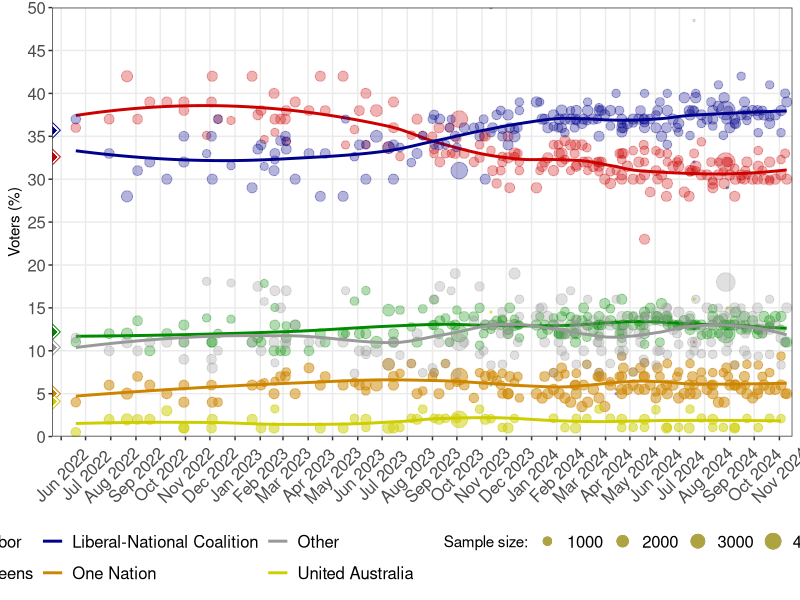
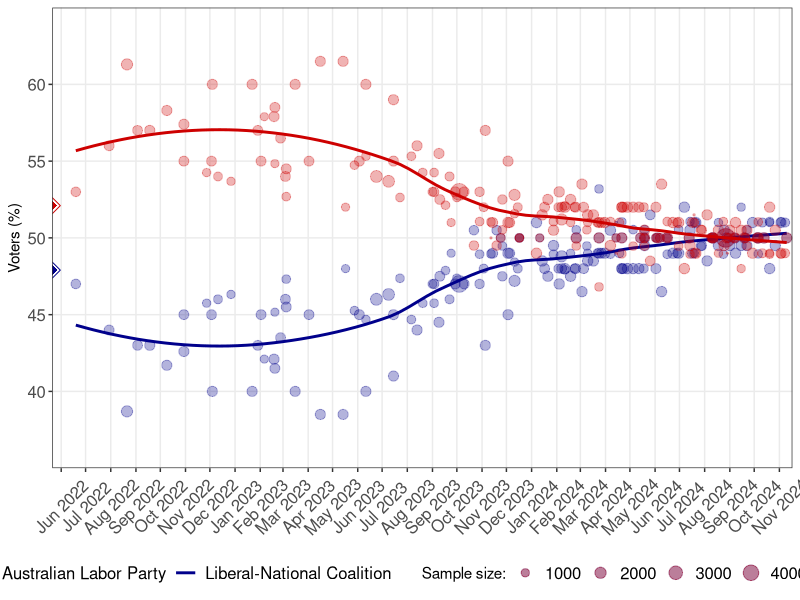

The R source for these figures, in order:
library(ggplot2)
library(dplyr)
library(lubridate)
setwd("~/Documents/GitHub/wikipedia-aus-poll-charts") # replace with your own working directory
polling2225 <- read.csv("polling2225.csv")
ppm1922 <- read.csv("ppm2225.csv")
#albosat <- read.csv("albanese_sat2225.csv")
#scomosat <- read.csv("dutton_sat2225.csv")
essential_raw <- read.csv("essential_polling2225.csv")
spansize <- 0.5

election22 <- data.frame(c("LNP","ALP","GRN","ONP","UAP","OTH"), c(35.7,32.6,12.2,5.0,4.1,10.4))
#election25 <- data.frame(c("LNP","ALP","GRN","ONP","UAP","OTH"), c())
election22tpp <- data.frame(c("LNP","ALP"), c(47.9,52.1))
#election25tpp <- data.frame(c("LNP","ALP"), c())
names(election22) <- c("party", "vote")
#names(election25) <- c("party", "vote")
names(election22tpp) <- c("party", "vote")
#names(election25tpp) <- c("party", "vote")

# Process Essential undecided to allocate on % vote ratio, join to other table
essential <- essential_raw %>%
  rowwise() %>%
  mutate(pv_total = sum(pv_lnp_raw, pv_alp_raw, pv_grn_raw, pv_onp_raw, pv_uap_raw, pv_oth_raw, na.rm = TRUE),
         tpp_total = tpp_lnp_raw + tpp_alp_raw,
         pv_lnp = pv_lnp_raw+(undec*pv_lnp_raw/pv_total),
         pv_alp = pv_alp_raw+(undec*pv_alp_raw/pv_total),
         pv_grn = pv_grn_raw+(undec*pv_grn_raw/pv_total),
         pv_onp = pv_onp_raw+(undec*pv_onp_raw/pv_total),
         pv_uap = pv_uap_raw+(undec*pv_uap_raw/pv_total),
         pv_oth = pv_oth_raw+(undec*pv_oth_raw/pv_total),
         tpp_lnp = tpp_lnp_raw+(undec*tpp_lnp_raw/tpp_total),
         tpp_alp = tpp_alp_raw+(undec*tpp_alp_raw/tpp_total)) %>%
  select(Date,last_date,Firm,sample_size,pv_lnp,pv_alp,pv_grn,pv_onp,pv_uap,pv_oth,tpp_lnp,tpp_alp)

polling2225$sample_size[is.na(polling2225$sample_size)] <- round(mean(polling2225$sample_size, na.rm=TRUE))
essential$sample_size[is.na(essential$sample_size)] <- round(mean(essential$sample_size, na.rm=TRUE))

polling2225 <- polling2225 %>%
  bind_rows(essential) %>%
  arrange(desc(as.Date(last_date, '%d %b %Y')))

minss <- min(polling2225$sample_size)
max_date <- max(as.Date(polling2225$last_date, '%d %b %Y')) + days(7)

primary_votes <- ggplot(polling2225, aes(x=as.Date(last_date, '%d %b %Y'))) +
  theme_bw() +
  geom_point(aes(y=pv_alp, size=sample_size), colour="red3", alpha = 3/10) +
  geom_smooth(aes(y=pv_alp, colour="ALP", weight=sqrt(sample_size)), span = spansize, se = FALSE) +
  geom_point(aes(y=pv_lnp, size=sample_size), colour="blue4", alpha = 3/10) +
  geom_smooth(aes(y=pv_lnp, colour="LNP", weight=sqrt(sample_size)), span = spansize, se = FALSE) +
  geom_point(aes(y=pv_grn, size=sample_size), colour="green4", alpha = 3/10) +
  geom_smooth(aes(y=pv_grn, colour="GRN", weight=sqrt(sample_size)), span = spansize, se = FALSE) +
  geom_point(aes(y=pv_onp, size=sample_size), colour="orange3", alpha = 5/10) +
  geom_smooth(aes(y=pv_onp, colour="ONP", weight=sqrt(sample_size)), span = spansize, se = FALSE) +
  geom_point(aes(y=pv_uap, size=sample_size), colour="yellow3", alpha = 5/10) +
  geom_smooth(aes(y=pv_uap, colour="UAP", weight=sqrt(sample_size)), span = spansize, se = FALSE) +
  geom_point(aes(y=pv_oth, size=sample_size), colour="gray60", alpha = 3/10) +
  geom_smooth(aes(y=pv_oth, colour="OTH", weight=sqrt(sample_size)), span = spansize, se = FALSE) +
  geom_point(data = election22, aes(x = as.Date('2022-05-21', '%Y-%m-%d'), y = vote, colour = party), shape=23, stroke=0.5, fill = "#FFFFFF", size=4) +
  geom_point(data = election22, aes(x = as.Date('2022-05-21', '%Y-%m-%d'), y = vote, colour = party), shape=18, size=3) +
  #geom_point(data = election25, aes(x = as.Date('2025-05-??', '%Y-%m-%d'), y = vote, colour = party), shape=23, stroke=0.5, fill = "#FFFFFF", size=4) +
  #geom_point(data = election22, aes(x = as.Date('2025-05-??', '%Y-%m-%d'), y = vote, colour = party), shape=18, size=3) +
  scale_y_continuous(limits=c(0, 50), breaks=c(0, 5, 10, 15, 20, 25, 30, 35, 40, 45, 50), minor_breaks = NULL, expand = c(0,0)) +
  scale_x_date(limits=c(as.Date('2022-05-21', '%Y-%m-%d'), max_date), date_breaks = "1 month", date_labels = "%b %Y", minor_breaks = "1 month", expand = c(0,0)) +
  guides(colour = guide_legend(override.aes = list(alpha = 1, shape = 16, size = 3))) +
  theme(legend.key = element_rect(colour = NA, fill = NA), legend.text=element_text(size=12), axis.text.y = element_text(size=12), axis.text.x = element_text(angle=45, vjust=0.5, size=12)) +
  labs(y="Voters (%)", x= NULL) +
  scale_colour_manual(name="", 
                     labels = c("Labor", "Greens", "Liberal-National Coalition", "One Nation", "Other", "United Australia"), 
                     values = c("ALP"="red3", "GRN"="green4", "LNP"="blue4", "ONP"="orange3", "OTH"="gray60", "UAP"="yellow3"))

primary_votes + theme(legend.position="bottom", legend.box = "horizontal", legend.text = element_text(size=12)) +
  guides(colour = guide_legend(order=1, override.aes = list(size = 0, shape = 15)), size = guide_legend(order=2)) +
  scale_size_area(name = "Sample size:")

tpp <- ggplot(polling2225, aes(x=as.Date(last_date, '%d %b %Y'))) +
  theme_bw() +
  geom_point(aes(y=tpp_lnp, size=sample_size), colour="blue4", alpha = 3/10) +
  geom_smooth(aes(y=tpp_lnp, colour="LNP", weight=sqrt(sample_size)), span = spansize, se = FALSE) +
  geom_point(aes(y=tpp_alp, size=sample_size), colour="red3", alpha = 3/10) +
  geom_smooth(aes(y=tpp_alp, colour="ALP", weight=sqrt(sample_size)), span = spansize, se = FALSE) +
  geom_point(data = election22tpp, aes(x = as.Date('2022-05-21', '%Y-%m-%d'), y = vote, colour = party), shape=23, stroke=0.5, fill = "#FFFFFF", size=4) +
  geom_point(data = election22tpp, aes(x = as.Date('2022-05-21', '%Y-%m-%d'), y = vote, colour = party), shape=18, size=3) +
  #geom_point(data = election25tpp, aes(x = as.Date('2025-05-??', '%Y-%m-%d'), y = vote, colour = party), shape=23, stroke=0.5, fill = "#FFFFFF", size=4) +
  #geom_point(data = election25tpp, aes(x = as.Date('2025-05-??', '%Y-%m-%d'), y = vote, colour = party), shape=18, size=3) +
  scale_y_continuous(limits=c(35, 65), breaks=c(40,45,50,55,60), minor_breaks = NULL, expand = c(0,0)) +
  scale_x_date(limits=c(as.Date('2022-05-21', '%Y-%m-%d'), max_date), date_breaks = "1 month", date_labels = "%b %Y", minor_breaks = "1 month", expand = c(0,0)) +
  theme(legend.key = element_rect(colour = NA, fill = NA), legend.text=element_text(size=12), axis.text.y = element_text(size=12), axis.text.x = element_text(angle=45, vjust=0.5, size=12)) +
  labs(y="Voters (%)", x= NULL) +
  scale_colour_manual(name="", 
                     labels = c("Australian Labor Party", "Liberal-National Coalition"), 
                     values = c("ALP"="red3", "LNP"="blue4"))
tpp + theme(legend.position="bottom", legend.box = "horizontal", legend.text = element_text(size=12)) +
  guides(colour = guide_legend(order=1, override.aes = list(size = 0, shape = 15)), size = guide_legend(order=2)) +
  scale_size_area(name = "Sample size:")

# ppm <- ggplot(ppm1922, aes(x=as.Date(date, '%d-%b-%y'))) +
#   theme_bw() +
#   geom_point(aes(y=morrison), colour="blue4", size=2.5, alpha = 3/10) +
#   geom_smooth(aes(y=morrison, colour="Morrison"), span = spansize, se = FALSE) +
#   geom_point(aes(y=albanese), colour="red3", size=2.5, alpha = 3/10) +
#   geom_smooth(aes(y=albanese, colour="Albanese"), span = spansize, se = FALSE) +
#   geom_point(aes(y=unknown), colour="grey20", size=2.5, alpha = 3/10) +
#   geom_smooth(aes(y=unknown, colour="Don't Know"), span = spansize, se = FALSE) +
#   scale_y_continuous(limits=c(0, 70), breaks = c(10, 20, 30, 40, 50, 60), minor_breaks = NULL, expand = c(0,0)) +
#   scale_x_date(date_breaks = "1 month", date_labels = "%b %Y", minor_breaks = NULL) +
#   theme(axis.text.x = element_text(angle=45, vjust=0.5, size=12), axis.text.y = element_text(size=12), axis.title.y = element_text(size=14)) +
#   labs(y="Support (%)", x= NULL) +
#   scale_colour_manual(name="", 
#                      labels = c("Dutton", "Albanese", "Don't Know"), 
#                      values = c("Dutton"="blue4", "Albanese"="red3", "Don't Know" = "grey60"))
# ppm + theme(legend.position="bottom", legend.box = "horizontal", legend.text = element_text(size=12))
# 
# lnp_sat <- ggplot(scomosat, aes(x=as.Date(date, '%d-%b-%y'))) +
#   theme_bw() +
#   geom_point(aes(y=satisfied), colour="#02e03d", size=2.5, alpha = 3/10) +
#   geom_smooth(aes(y=satisfied, colour="Satisfied"), span = spansize, se = FALSE) +
#   geom_point(aes(y=dissatisfied), colour="#f74888", size=2.5, alpha = 3/10) +
#   geom_smooth(aes(y=dissatisfied, colour="Dissatisfied"), span = spansize, se = FALSE) +
#   geom_point(aes(y=unknown), colour="#b3b3b3", size=2.5, alpha = 3/10) +
#   geom_smooth(aes(y=unknown, colour="Don't Know"), span = spansize, se = FALSE) +
#   scale_y_continuous(limits=c(0, 70), breaks = c(0, 10, 20, 30, 40, 50, 60, 70), minor_breaks = NULL, expand = c(0,0)) +
#   scale_x_date(date_breaks = "1 month", date_labels = "%b %Y", minor_breaks = NULL) +
#   theme(axis.text.x = element_text(angle=45, vjust=0.5, size=12), axis.text.y = element_text(size=12), axis.title.y = element_text(size=14)) +
#   labs(y="% satisfaction", x= NULL, title = "Peter Dutton approval rating") +
#   scale_colour_manual(name="", 
#                      labels = c("Satisfied", "Dissatisfied", "Don't Know"), 
#                      values = c("Satisfied"="#02e03d", "Dissatisfied"="#f74888", "Don't Know" = "#b3b3b3"))
# lnp_sat + theme(legend.position="bottom", legend.box = "horizontal", legend.text = element_text(size=12))
# 
# alp_sat <- ggplot(albosat, aes(x=as.Date(date, '%d-%b-%y'))) +
#   theme_bw() +
#   geom_point(aes(y=satisfied), colour="#02e03d", size=2.5, alpha = 3/10) +
#   geom_smooth(aes(y=satisfied, colour="Satisfied"), span = spansize, se = FALSE) +
#   geom_point(aes(y=dissatisfied), colour="#f74888", size=2.5, alpha = 3/10) +
#   geom_smooth(aes(y=dissatisfied, colour="Dissatisfied"), span = spansize, se = FALSE) +
#   geom_point(aes(y=unknown), colour="#b3b3b3", size=2.5, alpha = 3/10) +
#   geom_smooth(aes(y=unknown, colour="Don't Know"), span = spansize, se = FALSE) +
#   scale_y_continuous(limits=c(0, 70), breaks = c(0, 10, 20, 30, 40, 50, 60, 70), minor_breaks = NULL, expand = c(0,0)) +
#   scale_x_date(date_breaks = "1 month", date_labels = "%b %Y", minor_breaks = NULL) +
#   theme(axis.text.x = element_text(angle=45, vjust=0.5, size=12), axis.text.y = element_text(size=12), axis.title.y = element_text(size=14)) +
#   labs(y="% satisfaction", x= NULL, title = "Anthony Albanese approval rating") +
#   scale_colour_manual(name="", 
#                       labels = c("Satisfied", "Dissatisfied", "Don't Know"), 
#                       values = c("Satisfied"="#02e03d", "Dissatisfied"="#f74888", "Don't Know" = "#b3b3b3"))
# alp_sat + theme(legend.position="bottom", legend.box = "horizontal", legend.text = element_text(size=12))